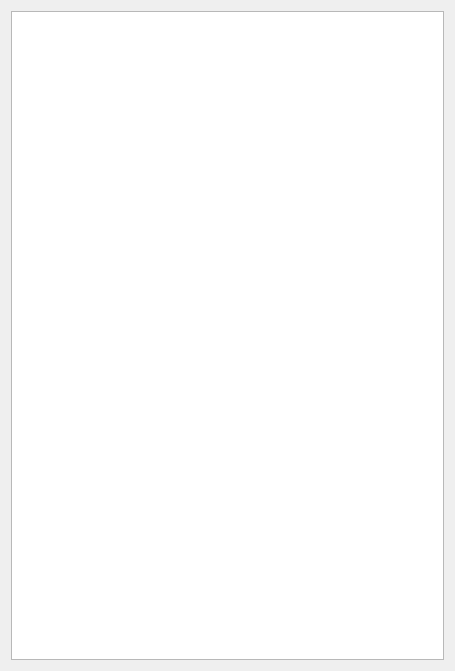
<?xml version="1.0" encoding="UTF-8"?>
<ui version="4.0">
 <class>Form</class>
 <widget class="QWidget" name="Form">
  <property name="geometry">
   <rect>
    <x>0</x>
    <y>0</y>
    <width>455</width>
    <height>671</height>
   </rect>
  </property>
  <property name="windowTitle">
   <string>Подсказка</string>
  </property>
  <layout class="QHBoxLayout" name="horizontalLayout">
   <item>
    <widget class="QTableWidget" name="tblHelp"/>
   </item>
  </layout>
 </widget>
 <resources/>
 <connections/>
</ui>
